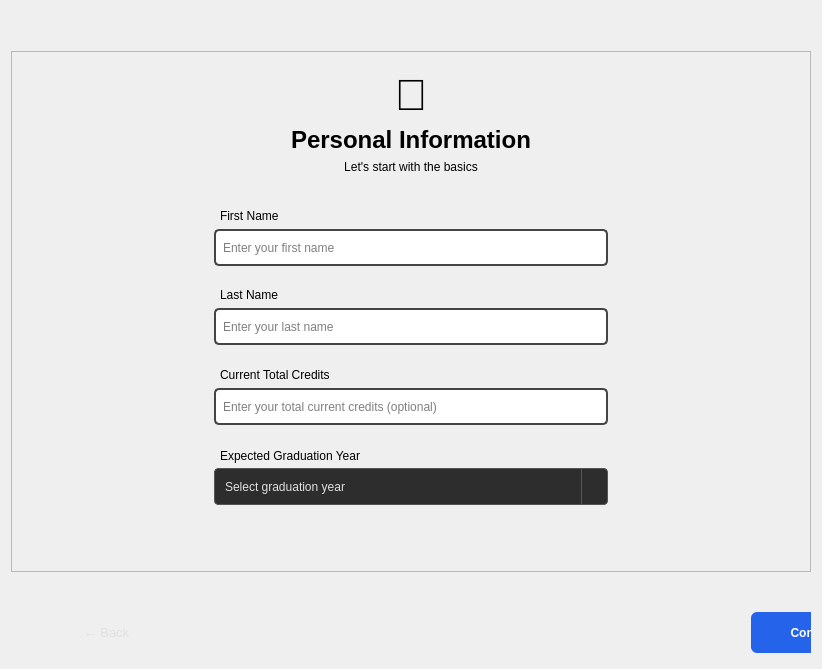
      <widget class="QWidget" name="page_2">
       <layout class="QVBoxLayout" name="verticalLayout_6">
        <item>
         <spacer name="verticalSpacer_4">
          <property name="orientation">
           <enum>Qt::Orientation::Vertical</enum>
          </property>
          <property name="sizeHint" stdset="0">
           <size>
            <width>20</width>
            <height>40</height>
           </size>
          </property>
         </spacer>
        </item>
        <item alignment="Qt::AlignmentFlag::AlignHCenter|Qt::AlignmentFlag::AlignVCenter">
         <widget class="QFrame" name="frame_6">
          <property name="enabled">
           <bool>true</bool>
          </property>
          <property name="sizePolicy">
           <sizepolicy hsizetype="Maximum" vsizetype="Maximum">
            <horstretch>0</horstretch>
            <verstretch>0</verstretch>
           </sizepolicy>
          </property>
          <property name="minimumSize">
           <size>
            <width>800</width>
            <height>521</height>
           </size>
          </property>
          <property name="maximumSize">
           <size>
            <width>809</width>
            <height>526</height>
           </size>
          </property>
          <property name="frameShape">
           <enum>QFrame::Shape::StyledPanel</enum>
          </property>
          <property name="frameShadow">
           <enum>QFrame::Shadow::Raised</enum>
          </property>
          <layout class="QVBoxLayout" name="verticalLayout_3">
           <item>
            <widget class="QFrame" name="frame_7">
             <property name="sizePolicy">
              <sizepolicy hsizetype="Preferred" vsizetype="Fixed">
               <horstretch>0</horstretch>
               <verstretch>0</verstretch>
              </sizepolicy>
             </property>
             <property name="minimumSize">
              <size>
               <width>0</width>
               <height>24</height>
              </size>
             </property>
             <property name="frameShape">
              <enum>QFrame::Shape::NoFrame</enum>
             </property>
             <property name="frameShadow">
              <enum>QFrame::Shadow::Raised</enum>
             </property>
             <layout class="QVBoxLayout" name="verticalLayout_4">
              <item>
               <widget class="QLabel" name="label_16">
                <property name="font">
                 <font>
                  <pointsize>33</pointsize>
                  <bold>true</bold>
                 </font>
                </property>
                <property name="text">
                 <string>👤</string>
                </property>
                <property name="alignment">
                 <set>Qt::AlignmentFlag::AlignCenter</set>
                </property>
               </widget>
              </item>
              <item>
               <widget class="QLabel" name="label_14">
                <property name="font">
                 <font>
                  <pointsize>18</pointsize>
                  <bold>true</bold>
                 </font>
                </property>
                <property name="text">
                 <string>Personal Information</string>
                </property>
                <property name="alignment">
                 <set>Qt::AlignmentFlag::AlignCenter</set>
                </property>
               </widget>
              </item>
              <item>
               <widget class="QLabel" name="label_15">
                <property name="text">
                 <string>Let's start with the basics</string>
                </property>
                <property name="alignment">
                 <set>Qt::AlignmentFlag::AlignCenter</set>
                </property>
                <property name="wordWrap">
                 <bool>true</bool>
                </property>
               </widget>
              </item>
             </layout>
            </widget>
           </item>
           <item>
            <widget class="QFrame" name="frame_8">
             <property name="frameShape">
              <enum>QFrame::Shape::NoFrame</enum>
             </property>
             <property name="frameShadow">
              <enum>QFrame::Shadow::Raised</enum>
             </property>
             <layout class="QVBoxLayout" name="verticalLayout_5">
              <item>
               <widget class="QFrame" name="frame_9">
                <property name="frameShape">
                 <enum>QFrame::Shape::NoFrame</enum>
                </property>
                <property name="frameShadow">
                 <enum>QFrame::Shadow::Raised</enum>
                </property>
                <widget class="QLineEdit" name="fname_line">
                 <property name="geometry">
                  <rect>
                   <x>184</x>
                   <y>31</y>
                   <width>394</width>
                   <height>37</height>
                  </rect>
                 </property>
                 <property name="sizePolicy">
                  <sizepolicy hsizetype="Minimum" vsizetype="Maximum">
                   <horstretch>0</horstretch>
                   <verstretch>0</verstretch>
                  </sizepolicy>
                 </property>
                 <property name="minimumSize">
                  <size>
                   <width>394</width>
                   <height>37</height>
                  </size>
                 </property>
                 <property name="maximumSize">
                  <size>
                   <width>220</width>
                   <height>37</height>
                  </size>
                 </property>
                 <property name="styleSheet">
                  <string notr="true">border-radius: 5px;
border: 2px solid #444; 
padding-left: 5px;</string>
                 </property>
                 <property name="text">
                  <string/>
                 </property>
                 <property name="frame">
                  <bool>true</bool>
                 </property>
                 <property name="cursorPosition">
                  <number>0</number>
                 </property>
                 <property name="placeholderText">
                  <string>Enter your first name</string>
                 </property>
                 <property name="clearButtonEnabled">
                  <bool>false</bool>
                 </property>
                </widget>
                <widget class="QLabel" name="label_17">
                 <property name="geometry">
                  <rect>
                   <x>190</x>
                   <y>10</y>
                   <width>71</width>
                   <height>16</height>
                  </rect>
                 </property>
                 <property name="text">
                  <string>First Name</string>
                 </property>
                 <property name="alignment">
                  <set>Qt::AlignmentFlag::AlignLeading|Qt::AlignmentFlag::AlignLeft|Qt::AlignmentFlag::AlignVCenter</set>
                 </property>
                 <property name="wordWrap">
                  <bool>true</bool>
                 </property>
                </widget>
                <widget class="QLineEdit" name="lname_line">
                 <property name="geometry">
                  <rect>
                   <x>184</x>
                   <y>110</y>
                   <width>394</width>
                   <height>37</height>
                  </rect>
                 </property>
                 <property name="sizePolicy">
                  <sizepolicy hsizetype="Minimum" vsizetype="Maximum">
                   <horstretch>0</horstretch>
                   <verstretch>0</verstretch>
                  </sizepolicy>
                 </property>
                 <property name="minimumSize">
                  <size>
                   <width>394</width>
                   <height>37</height>
                  </size>
                 </property>
                 <property name="maximumSize">
                  <size>
                   <width>220</width>
                   <height>37</height>
                  </size>
                 </property>
                 <property name="styleSheet">
                  <string notr="true">border-radius: 5px;
border: 2px solid #444; 
padding-left: 5px;</string>
                 </property>
                 <property name="text">
                  <string/>
                 </property>
                 <property name="placeholderText">
                  <string>Enter your last name</string>
                 </property>
                </widget>
                <widget class="QLabel" name="label_18">
                 <property name="geometry">
                  <rect>
                   <x>190</x>
                   <y>89</y>
                   <width>71</width>
                   <height>16</height>
                  </rect>
                 </property>
                 <property name="text">
                  <string>Last Name</string>
                 </property>
                 <property name="alignment">
                  <set>Qt::AlignmentFlag::AlignLeading|Qt::AlignmentFlag::AlignLeft|Qt::AlignmentFlag::AlignVCenter</set>
                 </property>
                 <property name="wordWrap">
                  <bool>true</bool>
                 </property>
                </widget>
                <widget class="QLineEdit" name="total_credits_line">
                 <property name="geometry">
                  <rect>
                   <x>184</x>
                   <y>190</y>
                   <width>394</width>
                   <height>37</height>
                  </rect>
                 </property>
                 <property name="sizePolicy">
                  <sizepolicy hsizetype="Minimum" vsizetype="Maximum">
                   <horstretch>0</horstretch>
                   <verstretch>0</verstretch>
                  </sizepolicy>
                 </property>
                 <property name="minimumSize">
                  <size>
                   <width>394</width>
                   <height>37</height>
                  </size>
                 </property>
                 <property name="maximumSize">
                  <size>
                   <width>220</width>
                   <height>37</height>
                  </size>
                 </property>
                 <property name="styleSheet">
                  <string notr="true">border-radius: 5px;
border: 2px solid #444; 
padding-left: 5px;</string>
                 </property>
                 <property name="inputMethodHints">
                  <set>Qt::InputMethodHint::ImhPreferUppercase</set>
                 </property>
                 <property name="text">
                  <string/>
                 </property>
                 <property name="placeholderText">
                  <string>Enter your total current credits (optional)</string>
                 </property>
                </widget>
                <widget class="QLabel" name="label_19">
                 <property name="geometry">
                  <rect>
                   <x>190</x>
                   <y>169</y>
                   <width>121</width>
                   <height>16</height>
                  </rect>
                 </property>
                 <property name="text">
                  <string>Current Total Credits</string>
                 </property>
                 <property name="alignment">
                  <set>Qt::AlignmentFlag::AlignLeading|Qt::AlignmentFlag::AlignLeft|Qt::AlignmentFlag::AlignVCenter</set>
                 </property>
                 <property name="wordWrap">
                  <bool>true</bool>
                 </property>
                </widget>
                <widget class="QLabel" name="label_20">
                 <property name="geometry">
                  <rect>
                   <x>190</x>
                   <y>250</y>
                   <width>161</width>
                   <height>16</height>
                  </rect>
                 </property>
                 <property name="text">
                  <string>Expected Graduation Year</string>
                 </property>
                 <property name="alignment">
                  <set>Qt::AlignmentFlag::AlignLeading|Qt::AlignmentFlag::AlignLeft|Qt::AlignmentFlag::AlignVCenter</set>
                 </property>
                 <property name="wordWrap">
                  <bool>true</bool>
                 </property>
                </widget>
                <widget class="QComboBox" name="graduation_ycombobox">
                 <property name="geometry">
                  <rect>
                   <x>184</x>
                   <y>270</y>
                   <width>394</width>
                   <height>37</height>
                  </rect>
                 </property>
                 <property name="styleSheet">
                  <string notr="true">QComboBox {
    padding: 6px 10px;
    padding-right: 25px;
    border: 1px solid #555;
    border-radius: 4px;
    background-color: #2d2d2d;
    color: #e0e0e0;
    selection-background-color: #3daee9;
    selection-color: white;
}

QComboBox:hover {
    border: 1px solid #777;
    background-color: #353535;
}

QComboBox:focus {
    border: 1px solid #3daee9;
}

QComboBox:disabled {
    background-color: #252525;
    color: #888;
    border: 1px solid #444;
}

QComboBox::drop-down {
    subcontrol-origin: padding;
    subcontrol-position: top right;
    width: 25px;
    border-left: 1px solid #555;
    background: transparent;
}

/* Make the down arrow visible by changing its color */
QComboBox::down-arrow {
    image: none;
    border-left: 4px solid transparent;
    border-right: 4px solid transparent;
    border-top: 5px solid #e0e0e0; /* Light color for visibility */
    width: 0;
    height: 0;
}

QComboBox::down-arrow:on { /* when the combobox is open */
    border-top: none;
    border-bottom: 5px solid #e0e0e0;
}

QComboBox QAbstractItemView {
    background-color: #2d2d2d;
    border: 1px solid #555;
    selection-background-color: #3daee9;
    selection-color: white;
    color: #e0e0e0;
    outline: 0;
}

QComboBox QAbstractItemView::item {
    padding: 5px 10px;
}

QComboBox QAbstractItemView::item:hover {
    background-color: #3daee9;
    color: white;
}</string>
                 </property>
                 <property name="placeholderText">
                  <string>Select graduation year</string>
                 </property>
                </widget>
               </widget>
              </item>
             </layout>
            </widget>
           </item>
          </layout>
         </widget>
        </item>
        <item>
         <widget class="QFrame" name="frame_10">
          <property name="sizePolicy">
           <sizepolicy hsizetype="Preferred" vsizetype="Maximum">
            <horstretch>0</horstretch>
            <verstretch>0</verstretch>
           </sizepolicy>
          </property>
          <property name="minimumSize">
           <size>
            <width>0</width>
            <height>80</height>
           </size>
          </property>
          <property name="maximumSize">
           <size>
            <width>16777215</width>
            <height>52</height>
           </size>
          </property>
          <property name="frameShape">
           <enum>QFrame::Shape::NoFrame</enum>
          </property>
          <property name="frameShadow">
           <enum>QFrame::Shadow::Raised</enum>
          </property>
          <widget class="QPushButton" name="continueButton_1">
           <property name="geometry">
            <rect>
             <x>740</x>
             <y>20</y>
             <width>131</width>
             <height>41</height>
            </rect>
           </property>
           <property name="cursor">
            <cursorShape>PointingHandCursor</cursorShape>
           </property>
           <property name="layoutDirection">
            <enum>Qt::LayoutDirection::LeftToRight</enum>
           </property>
           <property name="styleSheet">
            <string notr="true">QPushButton {
    background-color: rgb(37, 99, 235);
    border: none;
    border-radius: 6px;
    color: white;
    font-weight: bold;
    padding: 10px 20px;
}

QPushButton:hover {
    background-color: #4db8ff;
}

QPushButton:pressed {
    background-color: #2980b9;
    padding: 11px 20px 9px 20px;
}

QPushButton:disabled {
    background-color: #34495e;
    color: #95a5a6;
}</string>
           </property>
           <property name="text">
            <string>Continue</string>
           </property>
           <property name="autoDefault">
            <bool>false</bool>
           </property>
           <property name="default">
            <bool>false</bool>
           </property>
           <property name="flat">
            <bool>false</bool>
           </property>
          </widget>
          <widget class="QPushButton" name="backButton_1">
           <property name="geometry">
            <rect>
             <x>30</x>
             <y>20</y>
             <width>131</width>
             <height>41</height>
            </rect>
           </property>
           <property name="cursor">
            <cursorShape>PointingHandCursor</cursorShape>
           </property>
           <property name="layoutDirection">
            <enum>Qt::LayoutDirection::LeftToRight</enum>
           </property>
           <property name="styleSheet">
            <string notr="true">QPushButton {
        background: transparent;
        border: none;
        color: #e0e0e0;
        padding: 8px 12px;
        border-radius: 4px;
        font-size: 13px;
    }
    QPushButton:hover {
        background: rgba(255, 255, 255, 0.1);
        border: 1px solid rgba(255, 255, 255, 0.2);
    }
    QPushButton:pressed {
        background: rgba(61, 174, 233, 0.25);
        border: 1px solid rgba(61, 174, 233, 0.3);
    }
    QPushButton:disabled {
        color: #888;
        background: transparent;
        border: none;
    }</string>
           </property>
           <property name="text">
            <string>← Back</string>
           </property>
           <property name="autoDefault">
            <bool>false</bool>
           </property>
           <property name="default">
            <bool>false</bool>
           </property>
           <property name="flat">
            <bool>false</bool>
           </property>
          </widget>
         </widget>
        </item>
       </layout>
      </widget>
